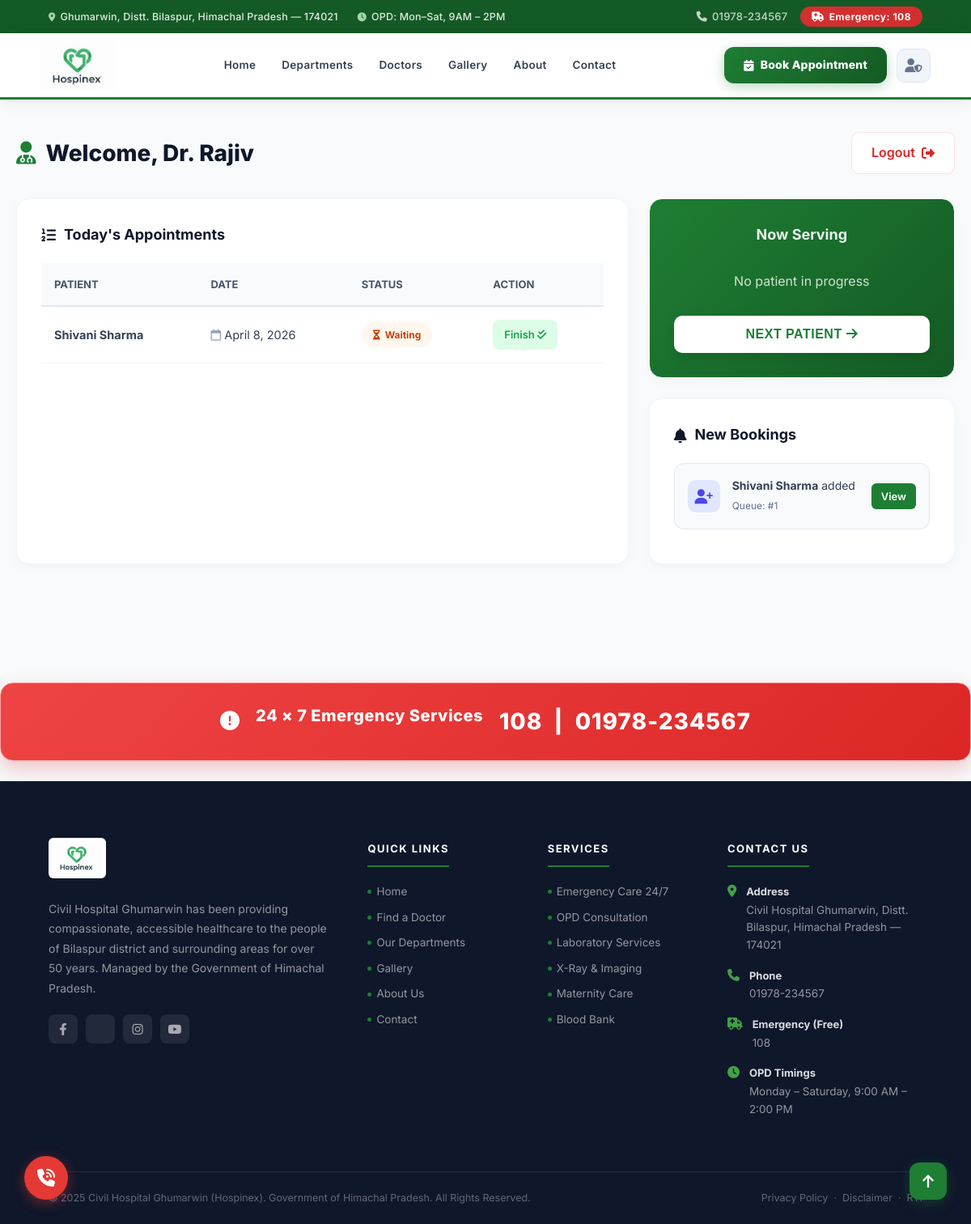
The page /doctor/dashboard/ (signed in) on the database its author committed.
### doctors/models.py (models this page shows, shortened)
class Appointment(models.Model):
    STATUS_CHOICES = [
        ('waiting', 'Waiting'),
        ('in_progress', 'In Progress'),
        ('completed', 'Completed'),
        ('cancelled', 'Cancelled'),
    ]
    TIME_SLOTS = [
        ('09:00 AM', '09:00 AM'), ('10:00 AM', '10:00 AM'),
        ('11:00 AM', '11:00 AM'), ('12:00 PM', '12:00 PM'),
        ('02:00 PM', '02:00 PM'), ('03:00 PM', '03:00 PM'),
        ('04:00 PM', '04:00 PM')
    ]
    doctor = models.ForeignKey(Doctor, on_delete=models.CASCADE)
    patient_name = models.CharField(max_length=100)
    patient_email = models.EmailField(max_length=254)
    patient_phone = models.CharField(max_length=15)
    appointment_date = models.DateField()
    time_slot = models.CharField(max_length=20, choices=TIME_SLOTS, default='09:00 AM')
    disease = models.CharField(max_length=200, default="Not Specified")
    queue_number = models.PositiveIntegerField(blank=True, null=True)
    is_emergency = models.BooleanField(default=False)
    status = models.CharField(choices=STATUS_CHOICES, default='waiting', max_length=20)
    created_at = models.DateTimeField(auto_now_add=True)
    class Meta:
        ordering = ['appointment_date', 'queue_number']

class DoctorNotification(models.Model):
    doctor = models.ForeignKey(User, on_delete=models.CASCADE, limit_choices_to={'is_staff': True})
    appointment = models.ForeignKey(Appointment, on_delete=models.CASCADE)
    is_read = models.BooleanField(default=False)
    created_at = models.DateTimeField(default=timezone.now)

### doctors/views.py (the view)
# urls.py: path("doctor/dashboard/", views.doctor_dashboard, name="doctor_dashboard"),
@login_required(login_url="doctor_login")
def doctor_dashboard(request):
    try:
        doctor_profile = Doctor.objects.get(user=request.user)
        emergencies = EmergencyAlert.objects.filter(doctor=request.user, status="pending").order_by('-created_at')
        active_emergency = emergencies.exists()
        today = timezone.now().date()
        appointments = Appointment.objects.filter(
            doctor=doctor_profile,
            appointment_date=today
        ).order_by('queue_number')
        current_patient = appointments.filter(status="in_progress").first()
        notifications = DoctorNotification.objects.filter(doctor=request.user, is_read=False)
    except Doctor.DoesNotExist:
        messages.error(request, "Access Denied: You do not have a Doctor profile.")
        return redirect('patient_dashboard')
    return render(request, 'doctors/doctor_dashboard.html', {
        'doctor': doctor_profile,
        'emergencies': emergencies,        # Corrected name
        'active_emergency': active_emergency,
        'appointments': appointments,
        'current_patient': current_patient,
        'notifications': notifications,
    })

### templates/doctors/doctor_dashboard.html (shortened to what this page needs)
{% extends "base.html" %}
{% load static %}
{% block content %}
<div class="dashboard-wrapper">
    <div class="dashboard-container">
        <div class="dash-header">
            <div class="dash-title">
                <i class="fa-solid fa-user-doctor" style="color: #1e7e34;"></i>
                Welcome, Dr. {{ request.user.first_name|default:request.user.username }}
            </div>
            <a href="{% url 'doctor_logout' %}" class="btn-outline">
                Logout <i class="fa-solid fa-right-from-bracket"></i>
            </a>
        </div>
        <div class="grid-top">
            <div class="dash-card" style="grid-row: span 2;">
                <h3><i class="fa-solid fa-list-ol"></i> Today's Appointments</h3>
                <table class="dash-table">
                    <thead>
                        <tr>
                            <th>Patient</th>
                            <th>Date</th>
                            <th>Status</th>
                            <th>Action</th>
                        </tr>
                    </thead>
                    <tbody>
                        {% for appointment in appointments %}
                        <tr>
                            <td><strong>{{ appointment.patient_name }}</strong></td>
                            <td><i class="fa-regular fa-calendar" style="color:#94a3b8;"></i> {{ appointment.appointment_date }}</td>
                            <td>
                                {% if appointment.status == "completed" %}
                                    <span class="status completed"><i class="fa-solid fa-check"></i> Completed</span>
                                {% else %}
                                    <span class="status waiting"><i class="fa-solid fa-hourglass-half"></i> Waiting</span>
                                {% endif %}
                            </td>
                            <td>
                                {% if appointment.status != "completed" and not active_emergency %}
                                    <a href="{% url 'mark_completed' appointment.id %}" class="btn-complete">
                                        Finish <i class="fa-solid fa-check-double"></i>
                                    </a>
                                {% else %}
                                    <span style="color:#cbd5e1;">—</span>
                                {% endif %}
                            </td>
                        </tr>
                        {% empty %}
                        <tr>
                            <td colspan="4" style="text-align:center; padding:30px; color:#94a3b8;">
                                No appointments found.
                            </td>
                        </tr>
                        {% endfor %}
                    </tbody>
                </table>
            </div>
            <div class="dash-card serving-card">
                <h3>Now Serving</h3>
                {% if current_patient %}
                    <div class="serving-token">#{{ current_patient.queue_number }}</div>
                    <div class="serving-name">{{ current_patient.patient_name }}</div>
                {% else %}
                    <div style="opacity:0.8; margin: 30px 0;">No patient in progress</div>
                {% endif %}
                <a href="{% url 'next_patient' %}" style="text-decoration:none;">
                    <button class="btn-next">Next Patient <i class="fa-solid fa-arrow-right"></i></button>
                </a>
            </div>
            {% if notifications %}
            <div class="dash-card">
                <h3><i class="fa-solid fa-bell"></i> New Bookings</h3>
                {% for note in notifications %}
                <div class="notify-item">
                    <div class="notify-icon"><i class="fa-solid fa-user-plus"></i></div>
                    <div class="notify-info">
                        <p><strong>{{ note.appointment.patient_name }}</strong> added</p>
                        <span>Queue: #{{ note.appointment.queue_number }}</span>
                    </div>
                    <a href="{% url 'view_notification_appointment' note.appointment.id %}" class="btn-view">View</a>
                </div>
                {% empty %}
                <p style="text-align:center; color:#94a3b8; font-size:14px;">No new notifications</p>
                {% endfor %}
            </div>
            {% endif %}
        </div>
    </div>
</div>
{% endblock %}

### templates/base.html (style rules this page uses)
:root { --green-primary: #1e7e34; --green-dark: #145a26; --green-light: #e8f5e9; --green-accent: #43a047; --white: #ffffff; --gray-50: #f8fafc; --gray-100: #f1f5f9; --gray-200: #e2e8f0; --gray-400: #94a3b8; --gray-500: #64748b; --gray-700: #334155; --gray-900: #0f172a; --shadow-sm: 0 1px 3px rgba(0,0,0,0.08); --shadow-md: 0 4px 16px rgba(0,0,0,0.08); --shadow-lg: 0 10px 40px rgba(0,0,0,0.10); --transition: all 0.25s cubic-bezier(0.4, 0, 0.2, 1); --radius: 12px; }
* { box-sizing: border-box; margin: 0; padding: 0; }
body { font-family: 'Inter', 'Poppins', sans-serif; background: var(--gray-50); color: var(--gray-700); line-height: 1.6; }

### templates/doctors/doctor_dashboard.html (style rules this page uses)
.dashboard-wrapper { background: #f8fafc; min-height: calc(100vh - 80px); padding: 40px 20px; font-family: 'Inter', sans-serif; }
.dashboard-container { max-width: 1200px; margin: 0 auto; }
.dash-header { display: flex; justify-content: space-between; align-items: center; margin-bottom: 30px; }
.dash-title { font-size: 28px; font-weight: 800; color: #0f172a; display: flex; align-items: center; gap: 12px; }
.btn-outline { background: white; color: #dc2626; padding: 12px 24px; border-radius: 10px; text-decoration: none; font-weight: 600; border: 1px solid #fee2e2; transition: all 0.3s; display: inline-flex; align-items: center; gap: 8px; }
.grid-top { display: grid; grid-template-columns: 2fr 1fr; gap: 25px; margin-bottom: 30px; }
.dash-card { background: white; border-radius: 16px; padding: 30px; box-shadow: 0 4px 15px rgba(0,0,0,0.03); border: 1px solid #f1f5f9; }
.dash-card h3 { font-size: 18px; font-weight: 700; color: #0f172a; margin-bottom: 20px; display: flex; align-items: center; gap: 10px; }
.serving-card { background: linear-gradient(135deg, #1e7e34, #145a23); color: white; text-align: center; }
.serving-card h3 { color: rgba(255,255,255,0.9); justify-content: center; }
.btn-next { background: white; color: #1e7e34; padding: 14px 28px; border-radius: 10px; font-size: 16px; font-weight: 800; text-transform: uppercase; letter-spacing: 0.5px; border: none; cursor: pointer; transition: 0.2s; box-shadow: 0 4px 12px rgba(0,0,0,0.1); width: 100%; }
.notify-item { display: flex; align-items: center; justify-content: space-between; padding: 16px; background: #f8fafc; border-radius: 12px; margin-bottom: 12px; border: 1px solid #e2e8f0; transition: 0.2s; }
.notify-icon { width: 40px; height: 40px; background: #e0e7ff; color: #4f46e5; border-radius: 10px; display: flex; align-items: center; justify-content: center; font-size: 18px; }
.notify-info { flex: 1; margin-left: 15px; }
.notify-info p { margin: 0; font-size: 14px; color: #334155; }
.notify-info span { font-size: 12px; color: #64748b; }
.btn-view { background: #1e7e34; color: white; padding: 6px 12px; border-radius: 6px; text-decoration: none; font-size: 13px; font-weight: 600; }
.dash-table { width: 100%; border-collapse: collapse; }
.dash-table th { background: #f8fafc; color: #475569; font-size: 13px; font-weight: 700; text-transform: uppercase; padding: 16px; text-align: left; border-bottom: 2px solid #e2e8f0; }
.dash-table td { padding: 16px; border-bottom: 1px solid #f1f5f9; color: #334155; font-size: 14.5px; vertical-align: middle; }
.status { padding: 6px 14px; border-radius: 20px; font-size: 12px; font-weight: 700; display: inline-flex; align-items: center; gap: 6px; }
.status.waiting { background: #fff7ed; color: #c2410c; }
.btn-complete { background: #dcfce7; color: #16a34a; padding: 8px 14px; border-radius: 8px; text-decoration: none; font-size: 13px; font-weight: 600; transition: 0.2s; display: inline-block; }

### rows shown on the page
Appointment: patient_name "Shivani Sharma", appointment_date "April 8, 2026", status "Waiting"
DoctorNotification: appointment.patient_name "Shivani Sharma", appointment.queue_number "1"

### other values the page prints
{{ request.user.first_name|default:request.user.username }} "Rajiv"
